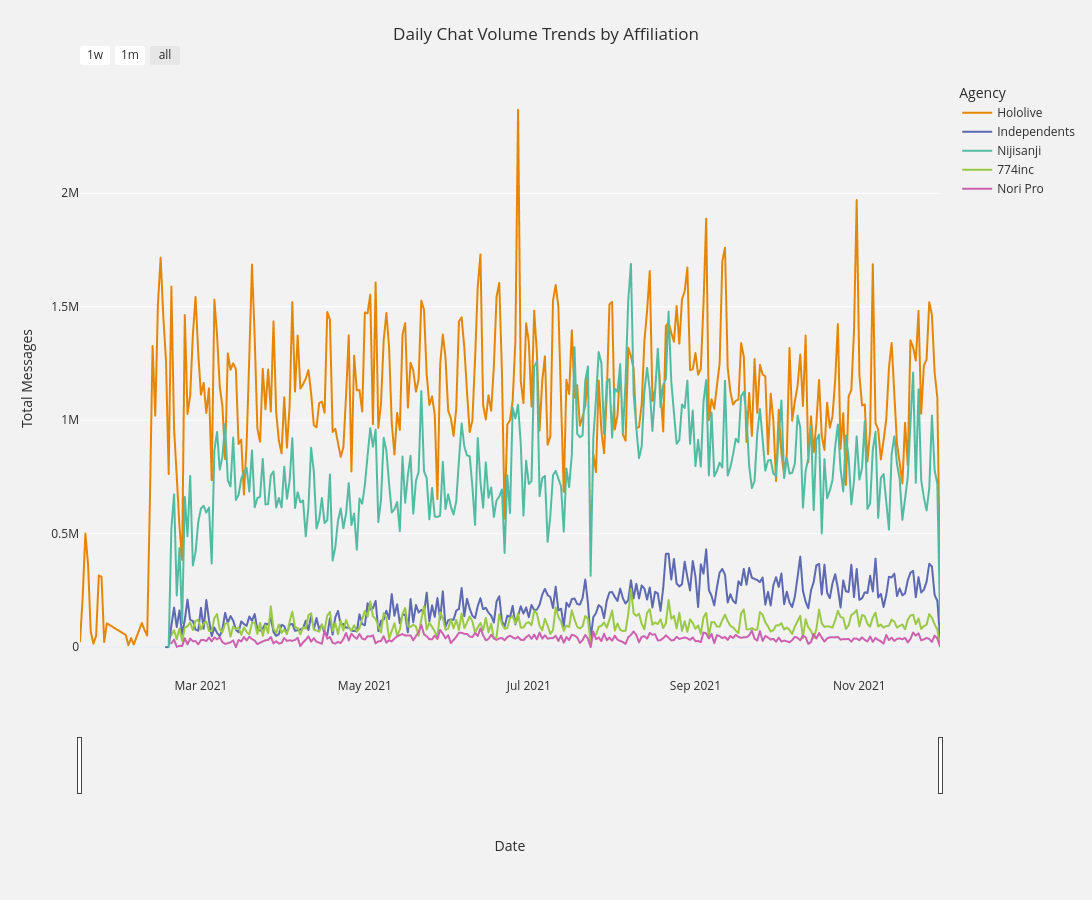

The notebook cell this image was saved under:
### Code cell
daily_affiliation_messages_df = get_daily_affiliation_message_counts().toPandas()

fig = px.line(
    daily_affiliation_messages_df,
    x="stream_date",
    y="daily_messages",
    color="affiliation",
    title="Daily Chat Volume Trends by Affiliation",
    labels={
        "stream_date": "Date",
        "daily_messages": "Total Messages",
        "affiliation": "Agency",
    },
    template="plotly_white",
    color_discrete_sequence=px.colors.qualitative.Vivid,
    width=1600,
    height=900,
)

fig.update_layout(
    plot_bgcolor="#F2F2F2",
    paper_bgcolor="#F2F2F2",
    font=dict(color="#2D2D2D"),
    title_x=0.5,
    hovermode="x unified",
    margin=dict(t=80, b=80),
)

fig.update_xaxes(
    showgrid=False,
    rangeslider_visible=True,
    rangeselector=dict(
        bgcolor="#FFFFFF",
        activecolor="#E6E6E6",
        buttons=list(
            [
                dict(count=7, label="1w", step="day", stepmode="backward"),
                dict(count=1, label="1m", step="month", stepmode="backward"),
                dict(step="all"),
            ]
        ),
    ),
)

fig.update_yaxes(gridcolor="white")
fig.show()

### Figure 1 — Plotly figure (JSON) as saved in the notebook; plotly's stock layout.template omitted (floating-point values rounded to 4 significant figures; data arrays with more than 128 entries replaced by an {"elided": "..."} marker saying what was removed)
{"data": [{"hovertemplate": "Agency=Hololive<br>Date=%{x}<br>Total Messages=%{y}<extra></extra>", "legendgroup": "Hololive", "line": {"color": "rgb(229, 134, 6)", "dash": "solid"}, "marker": {"symbol": "circle"}, "mode": "lines", "name": "Hololive", "showlegend": true, "type": "scattergl", "x": {"elided": "313 str values"}, "xaxis": "x", "y": {"elided": "313 int values"}, "yaxis": "y"}, {"hovertemplate": "Agency=Independents<br>Date=%{x}<br>Total Messages=%{y}<extra></extra>", "legendgroup": "Independents", "line": {"color": "rgb(93, 105, 177)", "dash": "solid"}, "marker": {"symbol": "circle"}, "mode": "lines", "name": "Independents", "showlegend": true, "type": "scattergl", "x": {"elided": "289 str values"}, "xaxis": "x", "y": {"elided": "289 int values"}, "yaxis": "y"}, {"hovertemplate": "Agency=Nijisanji<br>Date=%{x}<br>Total Messages=%{y}<extra></extra>", "legendgroup": "Nijisanji", "line": {"color": "rgb(82, 188, 163)", "dash": "solid"}, "marker": {"symbol": "circle"}, "mode": "lines", "name": "Nijisanji", "showlegend": true, "type": "scattergl", "x": {"elided": "288 str values"}, "xaxis": "x", "y": {"elided": "288 int values"}, "yaxis": "y"}, {"hovertemplate": "Agency=774inc<br>Date=%{x}<br>Total Messages=%{y}<extra></extra>", "legendgroup": "774inc", "line": {"color": "rgb(153, 201, 69)", "dash": "solid"}, "marker": {"symbol": "circle"}, "mode": "lines", "name": "774inc", "showlegend": true, "type": "scattergl", "x": {"elided": "287 str values"}, "xaxis": "x", "y": {"elided": "287 int values"}, "yaxis": "y"}, {"hovertemplate": "Agency=Nori Pro<br>Date=%{x}<br>Total Messages=%{y}<extra></extra>", "legendgroup": "Nori Pro", "line": {"color": "rgb(204, 97, 176)", "dash": "solid"}, "marker": {"symbol": "circle"}, "mode": "lines", "name": "Nori Pro", "showlegend": true, "type": "scattergl", "x": {"elided": "287 str values"}, "xaxis": "x", "y": {"elided": "287 int values"}, "yaxis": "y"}], "layout": {"font": {"color": "#2D2D2D"}, "height": 900, "hovermode": "x unified", "legend": {"title": {"text": "Agency"}, "tracegroupgap": 0}, "margin": {"b": 80, "t": 80}, "paper_bgcolor": "#F2F2F2", "plot_bgcolor": "#F2F2F2", "title": {"text": "Daily Chat Volume Trends by Affiliation", "x": 0.5}, "width": 1600, "xaxis": {"anchor": "y", "domain": [0, 1], "rangeselector": {"activecolor": "#E6E6E6", "bgcolor": "#FFFFFF", "buttons": [{"count": 7, "label": "1w", "step": "day", "stepmode": "backward"}, {"count": 1, "label": "1m", "step": "month", "stepmode": "backward"}, {"step": "all"}]}, "rangeslider": {"visible": true}, "showgrid": false, "title": {"text": "Date"}}, "yaxis": {"anchor": "x", "domain": [0, 1], "gridcolor": "white", "title": {"text": "Total Messages"}}}}
